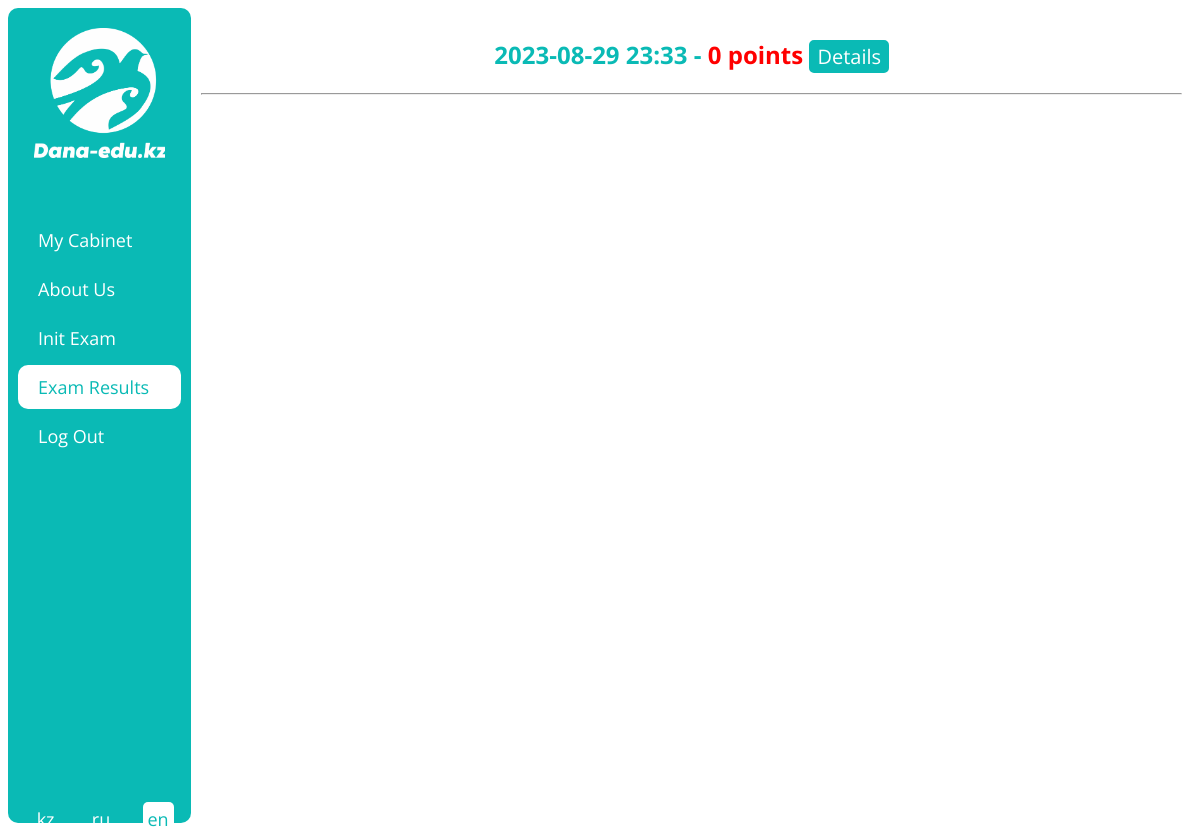
The app's page /en/exam_results (signed in), older data.
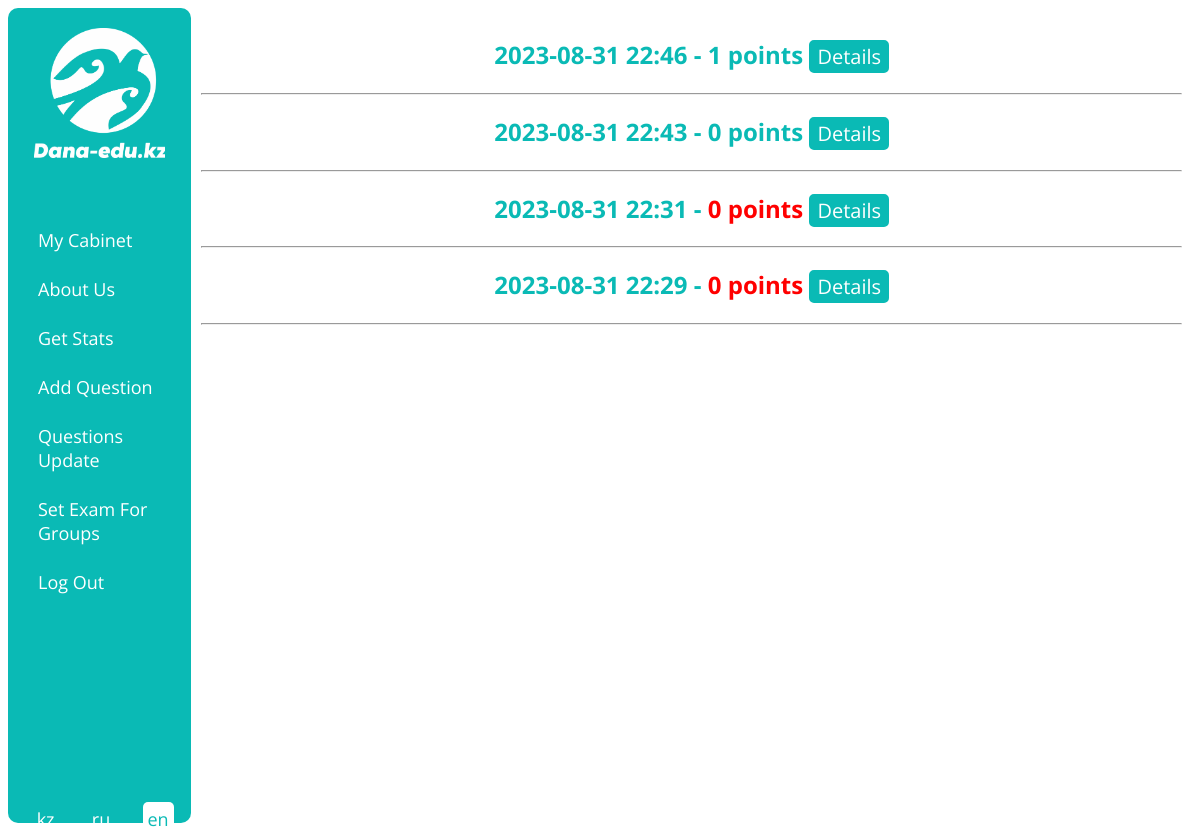
The same page, newer data.
### examapp/models.py (models this page shows, shortened)
class Result(models.Model):
    user = models.ForeignKey('CustomUser', on_delete=models.CASCADE)
    variant = models.ForeignKey('Variant', on_delete=models.CASCADE)
    subjects = models.ManyToManyField('Subject')
    starts_at = models.DateTimeField(auto_now=True)
    ends_at = models.DateTimeField(null=True, blank=True)
    points = models.PositiveSmallIntegerField(default=0)
    questions = models.ManyToManyField('Question', blank=True)
    answers = models.ManyToManyField('PupilAnswer', blank=True)
    is_violated = models.BooleanField(default=False)

### examapp/views.py (the view)
# urls.py: path('exam_results', examResultsView, name='exam_results_url'),
@login_required(login_url='login_url')
def examResultsView(request):
    results = Result.objects.filter(user=request.user).order_by('-starts_at')
    context = {'results': results,
               'urls': getUserUrls(request.user)}
    return render(request, 'exam_results_page.html', context)

### examapp/functions.py (called while the page is built)
def getUserUrls(user) -> []:
    urls = [
        {'text': _('My Cabinet'), 'url': 'cabinet_url'},
        {'text': _('About Us'), 'url': 'about_us_url'}
    ]
    if user.type == 'PU':
        urls.append({'text': _('Init Exam'), 'url': 'exam_init_url'})
        urls.append({'text': _('Exam Results'), 'url': 'exam_results_url'})
    if user.type == 'MO':
        urls.append({'text': _('Get Stats'), 'url': 'get_stats_url'})
        urls.append({'text': _('Add Question'), 'url': 'add_questions_init_url'})
        urls.append({'text': _('Questions Update'), 'url': 'questions_update_url'})
        urls.append({'text': _('Set Exam For Groups'), 'url': 'set_exam_for_groups_url'})
    urls.append({'text': _('Log Out'), 'url': 'logout_url'})
    return urls

### templates/exam_results_page.html
{% extends 'base.html' %}
{% load i18n %}
{% block content %}
    {% for result in results %}
        {% if result.is_violated %}
        <h2>
            {{ result.starts_at|date:'Y-m-d H:i' }} - <span style="color: red;">{{ result.points }} {% trans 'points' %}</span>
            <button class="btn" onclick="location.href='{% url 'exam_result_url' result.id %}'">{% trans 'Check' %}</button>
        </h2>
        {% else %}
        <h2>
            {{ result.starts_at|date:'Y-m-d H:i' }} - <span>{{ result.points }} {% trans 'points' %}</span>
            <button class="btn" onclick="location.href='{% url 'exam_result_url' result.id %}'">{% trans 'Check' %}</button>
        </h2>
        {% endif %}
        <hr>
    {% endfor %}
{% endblock content %}

### templates/base.html (shortened to what this page needs)
<!DOCTYPE html>
{% load static %}
{% load i18n %}
<html lang="en">
<head>
    <link rel="stylesheet" type="text/css" href="{% static 'css/style.css' %}?{% now 'U' %}">
</head>
<body>
    <div class="wrapper">
        <div id="sidebar">
            <a href="{% url 'home_url' %}">
                <img id="sidebar_logo" src="{% static 'images/sidebar-logo.png' %}">
            </a>
            <ul>
            {% for url in urls %}
                <li><a class="nav-link" href="{% url url.url %}">{{ url.text }}</a></li>
            {% endfor %}
            </ul>
            {% get_current_language as CURRENT_LANGUAGE %}
            {% get_available_languages as AVAILABLE_LANGUAGES %}
            {% get_language_info_list for AVAILABLE_LANGUAGES as languages %}
            <div class="bottom" id="bottom">
                <div class="languages">
                    {% for language in languages %}
                        {% if language.code == CURRENT_LANGUAGE %}
                            <a href="/{{ language.code }}/" class="active language_link">
                                {% if language.code == 'kk' %}
                                    kz
                                {% else %}
                                    {{ language.code }}
                                {% endif %}
                            </a>
                        {% else %}
                            <a href="/{{ language.code }}/" class="language_link">
                                {% if language.code == 'kk' %}
                                    kz
                                {% else %}
                                    {{ language.code }}
                                {% endif %}
                            </a>
                        {% endif %}
                        <br>
                    {% endfor %}
                </div>
            </div>
        </div>
        <div id="content" class="content" align="center">
            {% block content %}
            {% endblock content %}
        </div>
    </div>
</body>
</html>

### static/css/style.css (style rules this page uses)
html { user-select: none; }
.wrapper { display: flex; }
#sidebar { background: #0ABAB5; flex: 1; border-radius: 10px; min-height: 95vh; color: #ffffff; margin: 0 0 5px; padding: 10px 10px; font-family: 'Open Sans', sans-serif; }
#sidebar a { font-family: 'Open Sans', sans-serif; font-size: 18px; color: #ffffff; }
#sidebar ul { list-style-type: none; margin: 0; padding: 0; }
#sidebar li { margin-bottom: 5px; }
#sidebar li a { display: block; text-decoration: none; padding: 10px 20px; border-radius: 10px; cursor: pointer; }
#sidebar .active { background-color: #ffffff; color: #0ABAB5; }
#sidebar_logo { max-width: 80%; max-height: 80%; display:block; margin:auto; padding: 10px 10px; margin-bottom: 50px; }
#content { flex: 6; overflow-y: scroll; height: 100vh; }
body { font-family: 'Open Sans', sans-serif; }
h1, h2 { color: #0ABAB5; }
#content { margin: 10px; }
.btn { font-size: 20px; font-family: 'Open Sans', sans-serif; background: #0ABAB5; border-radius: 5px; color: #ffffff; border: 2px solid #0ABAB5; }
.language_link { text-decoration: none; border-radius: 5px; padding: 5px; }
.languages { display: flex; flex-direction: row; justify-content: space-evenly; bottom: 0; }
.bottom { position: absolute; bottom: 0; }

Row changes from the older to the newer data that the page shows:
removed Result: starts_at "2023-08-29 23:33", points "0"
added Result: starts_at "2023-08-31 22:46", points "1"
added Result: starts_at "2023-08-31 22:43", points "0"
added Result: starts_at "2023-08-31 22:31", points "0"
added Result: starts_at "2023-08-31 22:29", points "0"
Text that changed along with them:
new list line: "Get Stats"
new list line: "Add Question"
new list line: "Questions Update"
new list line: "Set Exam For Groups"
list line gone: "Init Exam"
list line gone: "Exam Results"
